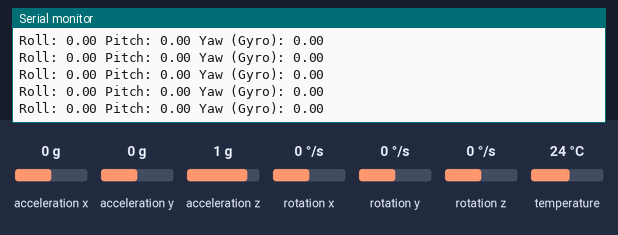
A sketch run on a simulated Arduino Uno, built with avr-gcc and run on an emulated ATmega328P. Shown: the last lines printed to the serial monitor. The inputs (shaded band) are chosen by the test bench; at power-on: acceleration x 0 g, rotation x 0 °/s, acceleration y 0 g, rotation z 0 °/s, acceleration z 1 g, rotation y 0 °/s, temperature 24 °C.

Above: at 6.2 s.
6.3 s: acceleration x set to 0.8 g
At 7.3 s:
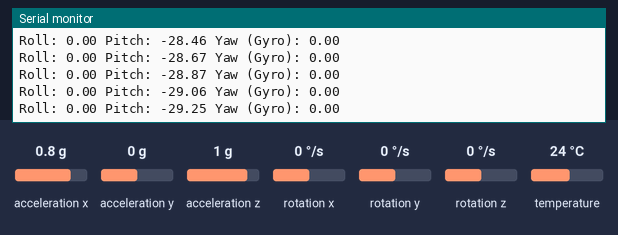
9.3 s: rotation x set to -192 °/s
At 9.8 s:
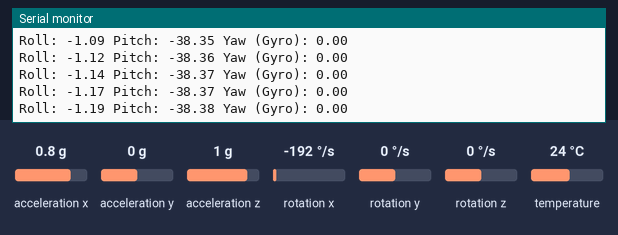
12.3 s: rotation x set to 100 °/s
At 12.9 s:
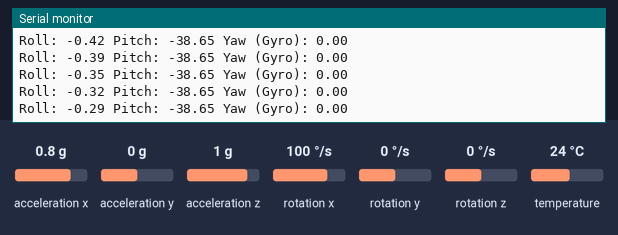
15.3 s: acceleration y set to -1.4 g
At 16.0 s:
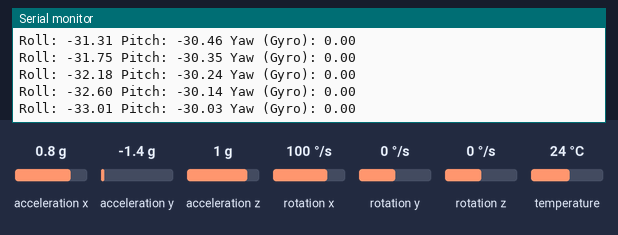
16.8 s: acceleration x set to -1.4 g
At 17.9 s:
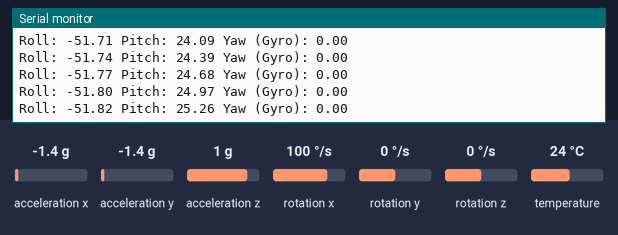
19.8 s: rotation z set to -192 °/s
At 20.6 s:
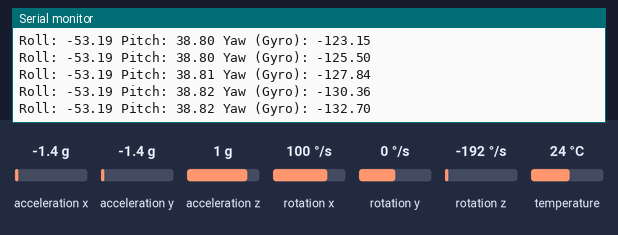
Timing chart, 0 to 22.8 s (numbered marks = the images above; inputs shaded):
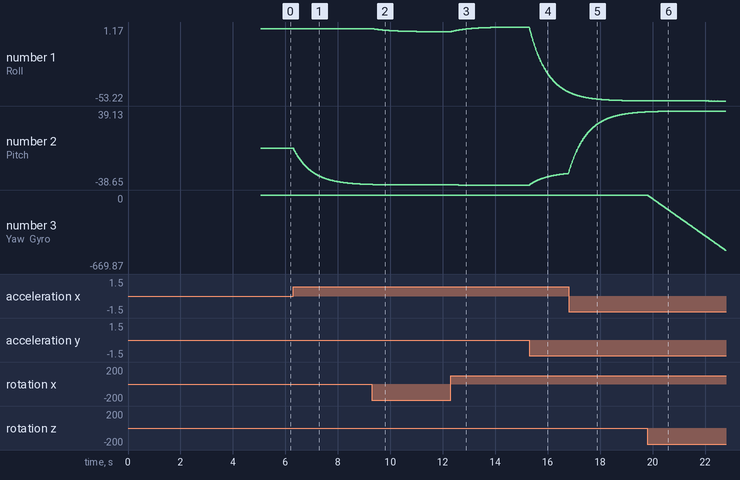

Measured:
- after the input at 6.3 s, the serial monitor: prints a new line at once (image 1)
- plotted number 2: 0 → -38.09 after the input at 6.3 s

The sketch:

kalibre_degerlerle_roll_pitch.ino
```cpp
#include <Wire.h>
#include <Adafruit_MPU6050.h>
#include <Adafruit_Sensor.h>

Adafruit_MPU6050 mpu;

// Filtreleme için zaman ve sabitler
float alpha = 0.98; // Complementary Filter sabiti
float dt;           // Zaman farkı
unsigned long prevTime;

float axOffset = 0, ayOffset = 0, azOffset = 0;
float gxOffset = 0, gyOffset = 0, gzOffset = 0;

void setup() {
  Serial.begin(115200);

  if (!mpu.begin()) {
    Serial.println("MPU6050 sensör bulunamadı!");
    while (1);
  }

  mpu.setAccelerometerRange(MPU6050_RANGE_8_G);
  mpu.setGyroRange(MPU6050_RANGE_500_DEG);
  mpu.setFilterBandwidth(MPU6050_BAND_21_HZ);

    sensors_event_t a, g, temp;
  mpu.getEvent(&a, &g, &temp);

  int up_to = 1000;

  for (int i = 0; i < up_to; i++) {

    axOffset += a.acceleration.x;
    ayOffset += a.acceleration.y;
    azOffset += a.acceleration.z;
    gxOffset += g.gyro.x;
    gyOffset += g.gyro.y;
    gzOffset += g.gyro.z;

    delay(5);
  }

  axOffset /= up_to;
  ayOffset /= up_to;
  azOffset /= up_to;
  gxOffset /= up_to;
  gyOffset /= up_to;
  gzOffset /= up_to;

  prevTime = millis();
}

void loop() {
  sensors_event_t a, g, temp;
  mpu.getEvent(&a, &g, &temp);

  float ax = a.acceleration.x - axOffset;
  float ay = a.acceleration.y - ayOffset;
  float az = a.acceleration.z - azOffset + 9.81;
  float gx = g.gyro.x - gxOffset;
  float gy = g.gyro.y - gyOffset;
  float gz = g.gyro.z - gzOffset;

  // Zaman farkı
  unsigned long currentTime = millis();
  dt = (currentTime - prevTime) / 1000.0; // milisaniyeyi saniyeye çevir
  prevTime = currentTime;

  // İvmeölçer verileriyle roll ve pitch hesaplama
  float accRoll = atan2(ay, az) * 180 / PI;
  float accPitch = atan2(-ax, sqrt(ay * ay + az * az)) * 180 / PI;

  // Jiroskop verileriyle roll ve pitch hesaplama
  static float gyroRoll = 0, gyroPitch = 0, gyroYaw = 0;
  gyroRoll += gx * dt;
  gyroPitch += gy * dt;
  gyroYaw += gz * dt;

  // Complementary Filter ile birleştirme
  static float roll = 0, pitch = 0;
  roll = alpha * (roll + gx * dt) + (1 - alpha) * accRoll;
  pitch = alpha * (pitch + gy * dt) + (1 - alpha) * accPitch;

  // Sonuçları yazdır
  Serial.print("Roll: "); Serial.print(roll);
  Serial.print(" Pitch: "); Serial.print(pitch);
  Serial.print(" Yaw (Gyro): "); Serial.println(gyroYaw*50); // Gyro ile kaba tahmin

  delay(10); // 10 ms bekleme
}
```
